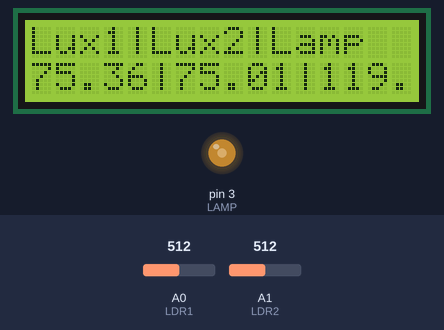
This sketch was run on a simulated Arduino Uno, built with avr-gcc and run on an emulated ATmega328P. On the bench: 16×2 character LCD, output pins drawn as LEDs (lit = HIGH). Inputs (shaded band) come from the test bench; at power-on: A0 (LDR1) = 512, A1 (LDR2) = 512. What the sketch prints to the serial monitor is not drawn.

Above: at 1.2 s.
1.3 s: A0 (LDR1) set to 306
At 3.6 s:
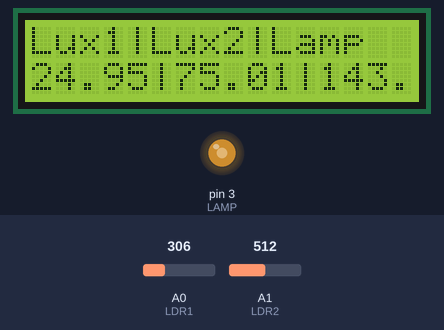
4.0 s: A1 (LDR2) set to 716
At 5.1 s:
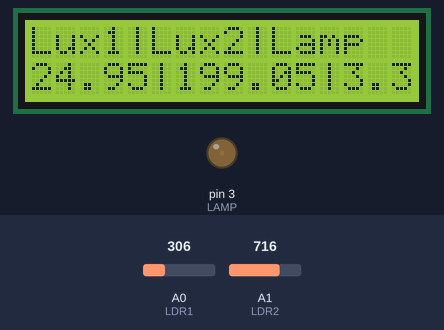
6.7 s: A1 (LDR2) set to 900
At 9.4 s:
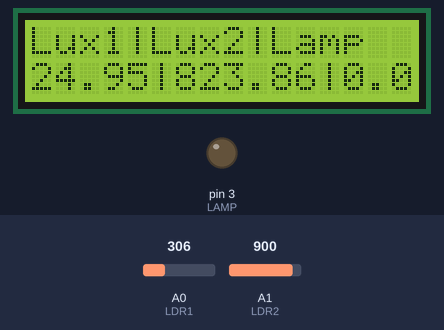
9.7 s: A1 (LDR2) set to 1005
At 11.1 s:
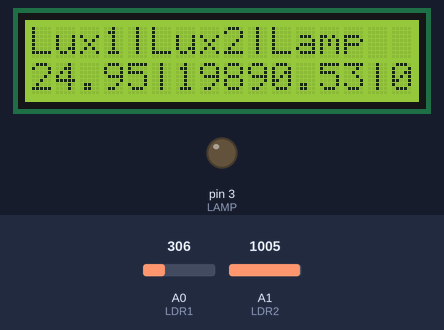
12.4 s: A1 (LDR2) set to 1023
At 15.5 s:
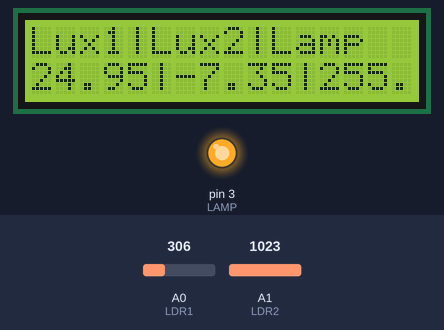
15.8 s: A0 (LDR1) set to 245
At 17.1 s:
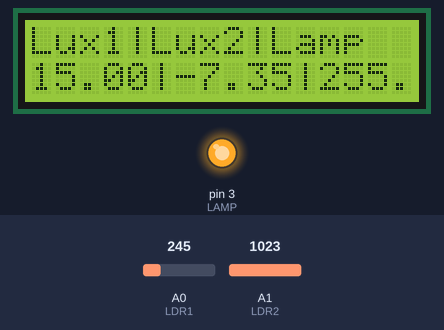
Timing chart, 0 to 18.8 s (numbered marks = the images above; inputs shaded):
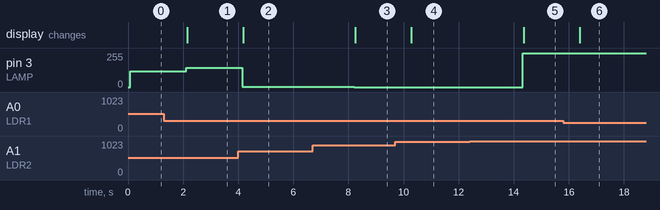

Measured:
- the behaviour switches between 1022 and 1023 on A1 (LDR2) (found by bisection; images 4 and 5)
- after the input at 1.3 s, pin 3 (LAMP): 119/255 → 143/255 after 0.82 s; the display: changes after 0.85 s (image 1)
- after the input at 4.0 s, pin 3 (LAMP): 143/255 → 3/255 after 0.15 s; the display: changes after 0.18 s (image 2)
- after the input at 6.7 s, pin 3 (LAMP): 3/255 → 0/255 after 1.5 s; the display: changes after 1.6 s (image 3)
- after the input at 9.7 s, the display: changes after 0.59 s (image 4)
- after the input at 12.4 s, pin 3 (LAMP): 0/255 → 255/255 after 1.9 s; the display: changes after 2.0 s (image 5)
- after the input at 15.8 s, the display: changes after 0.59 s (image 6)

The sketch:

fuzzylogic.ino
```cpp
#include <Wire.h>
#include <LiquidCrystal_I2C.h>

// Inisialisasi LCD
LiquidCrystal_I2C lcd(0x26, 16, 2);

#define LDR1 A0
#define LDR2 A1
#define LAMP 3

float senVal1;
float senVal2;
float X;
float Y;
float lux1;
float lux2;

float rule1,rule2,rule3,rule4,rule5,rule6,rule7,rule8,rule9;
float gelap1,gelap2,sedang1,sedang2,terang1,terang2;
float z1,z2,z3,z4,z5,z6,z7,z8,z9;
float zmax,zmin;

float maxi (float i)
 {
 if (i == 0){zmax = 0;}
 if (i > 0 && i < 1){zmax = 255*(i);}
 if (i == 1){zmax = 255;}
 return zmax;
 }

float mini (float j)
 {
 if (j == 0){zmin = 255;}
 if (j > 0 && j < 1){zmin = 255*(1-j);}
 if (j == 1){zmin = 0;}
 return zmin;
 }

int sensorLum(int raw){
// Konversi nilai
float Vout = float(raw) * (5 / float(1023));// An ke V
float RLDR = (10000* (5 - Vout))/Vout; // Konversi V ke R
int phys=500/(RLDR/1000); // Konversi R ke Lumen (aprox)
return phys;
}

void setup() {
  Serial.begin(9600);
  pinMode(LAMP, OUTPUT);
  pinMode(LDR1, INPUT);
  pinMode(LDR2, INPUT);
  lcd.init();
  lcd.backlight(); //
  lcd.setCursor(0, 0); //
  lcd.print("AUTOMATIC LIGHT");
  lcd.clear();
}

void loop() {
  senVal1 = analogRead(LDR1); // baca nilai LDR
  senVal2 = analogRead(LDR2); // baca nilai LDR
  X = sensorLum(senVal1);
  Y = sensorLum(senVal2);
  lux1 = 0.0023*X*X + 1.575*X - 9.1422;
  lux2 = 0.002*Y*Y + 1.5473*Y - 7.3506;

  //SENSOR LDR1
  //Gelap
  if (lux1 <= 50){gelap1 = 1;}
  else if (lux1 >= 50 && lux1 <= 127.5){gelap1 = (127.5-lux1)/(127.5-50);}
  else if (lux1 >= 127.5){gelap1 = 0;}

  //Sedang
  if (lux1 <= 50||lux1 >= 127.5){sedang1 = 0;}
  else if (lux1 >= 50 && lux1 <= 127.5){sedang1 = (lux1-50)/(127.5-50);}
  else if (lux1 >= 127.5 && lux1 <= 200){sedang1 = (200-lux1)/(200-127.5);}

  //Terang
  if (lux1 <= 127.5){terang1 = 0;}
  else if (lux1 >= 127.5 && lux1 <= 200){terang1 = (lux1-127.5)/(200-127.5);}
  else if (lux1 >= 200){terang1 = 1;}

  //SENSOR LDR2
  //Gelap
  if (lux2 <= 50){gelap2 = 1;}
  else if (lux2 >= 50 && lux2 <= 127.5){gelap2 = (127.5-lux2)/(127.5-50);}
  else if (lux2 >= 127.5){gelap2 = 0;}

  //Sedang
  if (lux2 <= 50||lux2 >= 127.5){sedang2 = 0;}
  else if (lux2 >= 50 && lux2 <= 127.5){sedang2 = (lux2-50)/(127.5-50);}
  else if (lux2 >= 127.5 && lux2 <= 200){sedang2 = (200-lux2)/(200-127.5);}

  //Terang
  if (lux2 <= 127.5){terang2 = 0;}
  else if (lux2 >= 127.5 && lux2 <= 200){terang2 = (lux2-127.5)/(200-127.5);}
  else if (lux2 >= 200){terang2 = 1;}

  //RULE BASE
  rule1 = min(gelap1,gelap2);//maximum
  rule2 = min(gelap1,sedang2);//maximum
  rule3 = min(gelap1,terang2);//minimum

  rule4 = min(sedang1,gelap2);//maximum
  rule5 = min(sedang1,sedang2);//maximum
  rule6 = min(sedang1,terang2);//minimum

  rule7 = min(terang1,gelap2);//minimum
  rule8 = min(terang1,sedang2);//minimum
  rule9 = min(terang1,terang2);//minimum

  //INFERENSI
  z1 = maxi(rule1);
  z2 = maxi(rule2);
  z3 = mini(rule3);
  z4 = maxi(rule4);
  z5 = maxi(rule5);
  z6 = mini(rule6);
  z7 = mini(rule7);
  z8 = mini(rule8);
  z9 = mini(rule9);

  //DEFUZIFIKASI
  float intensity = ((rule1*z1)+(rule2*z2)+(rule3*z3)+(rule4*z4)+(rule5*z5)+(rule6*z6)+(rule7*z7)+(rule8*z8)+(rule9*z9))/(rule1+rule2+rule3+rule4+rule5+rule6+rule7+rule8+rule9);

  //OUTPUT LAMPU
  analogWrite(LAMP, intensity);

  Serial.print("Lux1: ");
  Serial.println(lux1);
  Serial.print("Lux2: ");
  Serial.println(lux2);
  Serial.print("LAMPU ");
  Serial.println(intensity);

  lcd.setCursor(0,0);
  lcd.print("Lux1|Lux2|Lamp");
  lcd.setCursor(0,1);
  lcd.print(lux1);
  lcd.print("|");
  lcd.print(lux2);
  lcd.print("|");
  lcd.print(intensity);
  delay(2000);
}
```
